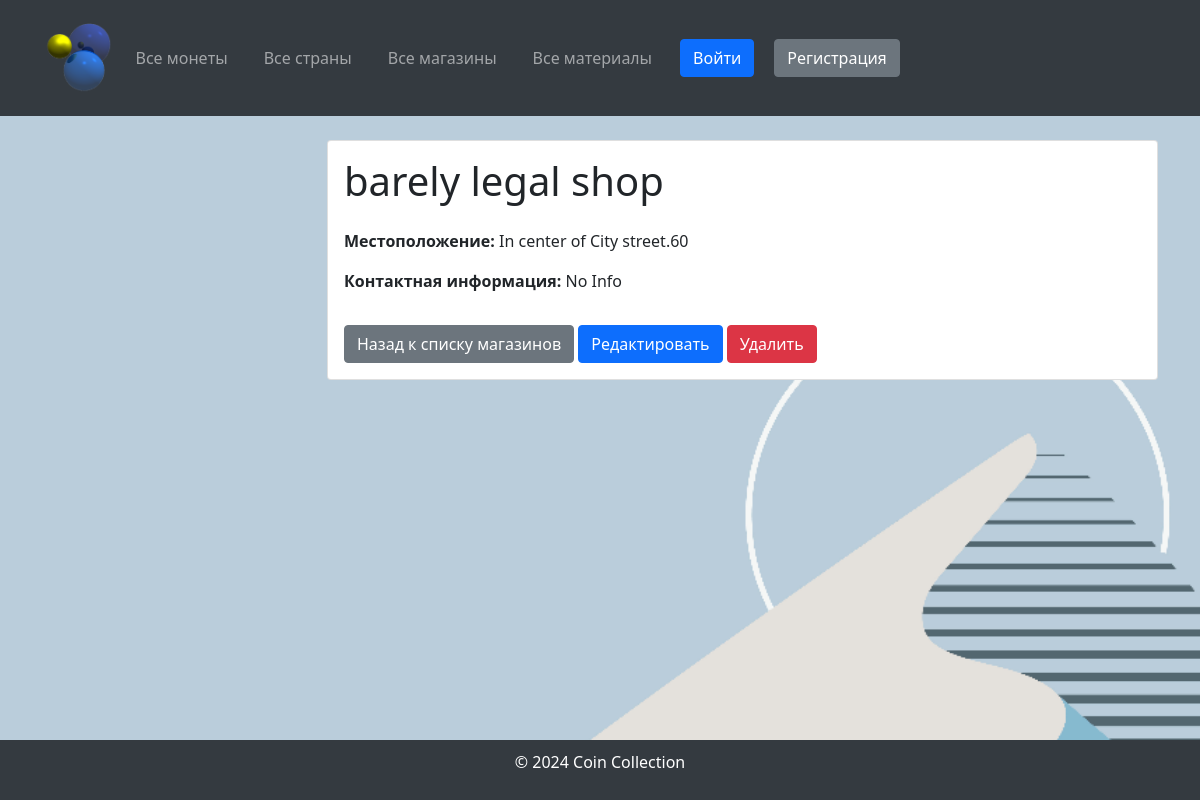
The app's page /shops/1/ with its own data.
### coindb/models.py (models this page shows, shortened)
class Shop(models.Model):
    name = models.CharField(max_length=255, verbose_name="Shop Name")
    location = models.CharField(max_length=255, verbose_name="Shop Location")
    contact_info = models.CharField(max_length=255, verbose_name="Contact Info", default="No Info")
    class Meta:
        verbose_name = "Shop"
        verbose_name_plural = "Shops"

### coindb/views.py (the view)
# urls.py: path('shops/<int:pk>/', views.ShopDetailView.as_view(), name='shop_detail'),
class ShopDetailView(DetailView):
    model = Shop
    template_name = 'shop/shop_detail.html'
    context_object_name = 'shop'

### templates/shop/shop_detail.html (shortened to what this page needs)
{% extends 'base.html' %}
{% block content %}
    <div class="card">
        <div class="card-body">
            <h1 class="mb-4">{{ shop.name }}</h1>
            <div class="row">
                <div class="col-md-6">
                    <p><strong>Местоположение:</strong> {{ shop.location }}</p>
                    <p><strong>Контактная информация:</strong> {{ shop.contact_info }}</p>
                </div>
            </div>
            <a href="{% url 'shop_list' %}" class="btn btn-secondary mt-3">Назад к списку магазинов</a>
            <a href="{% url 'shop_update' shop.pk %}" class="btn btn-primary mt-3">Редактировать</a>
            <a href="{% url 'shop_delete' shop.pk %}" class="btn btn-danger mt-3">Удалить</a>
        </div>
    </div>
{% endblock %}

### templates/base.html (style rules this page uses)
body, html { display: flex; flex-direction: column; min-height: 100vh; margin: 0; }
body { background-image: url("/media/background.png"); background-size: cover; background-repeat: no-repeat; background-position: center; }

### records on screen
Shop: name "barely legal shop", location "In center of City street.60", contact_info "No Info"
